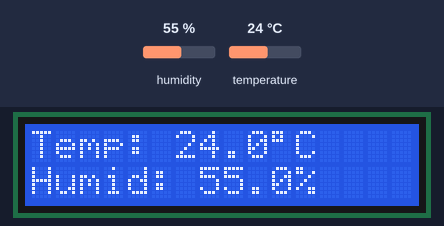
The sketch below on a simulated ESP32. Shown: 16×2 character LCD. The test bench sets the inputs (shaded band); at power-on: humidity 55 %, temperature 24 °C. What the sketch prints to the serial monitor is not drawn.

Above: at 4.2 s.
4.3 s: humidity set to 22 %
At 6.7 s:
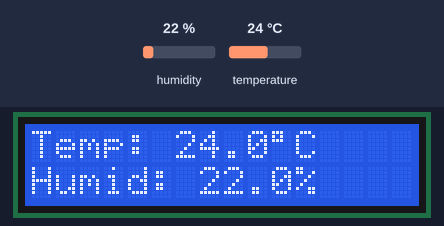
7.3 s: temperature set to 12 °C
At 8.7 s:
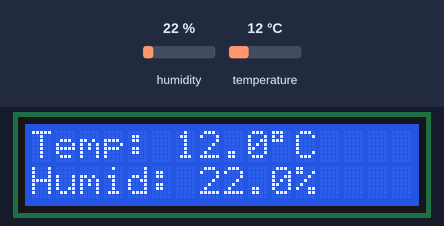
10.3 s: humidity set to 40 %
At 12.7 s:
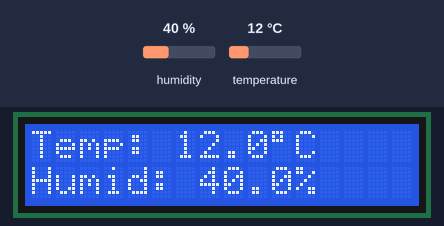
13.3 s: temperature set to 19 °C
At 14.7 s:
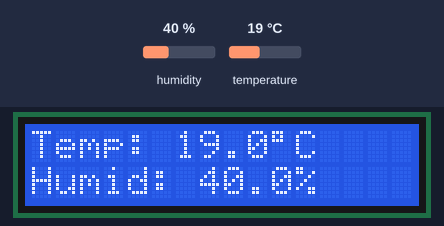
Timing chart, 0 to 16.3 s (numbered marks = the images above; inputs shaded):
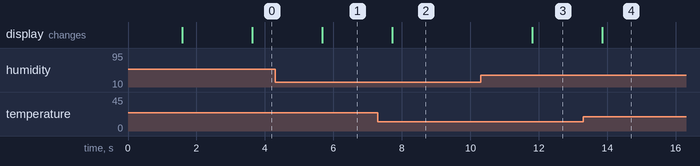

Measured:
- after the input at 4.3 s, the display: changes after 1.4 s (image 1)
- after the input at 7.3 s, the display: changes after 0.42 s (image 2)
- after the input at 10.3 s, the display: changes after 1.5 s (image 3)
- after the input at 13.3 s, the display: changes after 0.56 s (image 4)

The sketch:

024-01_DHT11_LCD.ino
```cpp
/**********************************************************************
* Filename    : 024-01_DHT11_LCD
* Description : Using DHT11 component to read the value of
* Humidity and Temperature and display them on LCD screen.
* Auther      : Alternatives Solutions
* Modification: 2026/03/24
**********************************************************************/

#include <LiquidCrystal_I2C.h>
#include <Wire.h>
#include "DHTesp.h"

// --- Configuration ---
const int SDA_PIN = 15;
const int SCL_PIN = 13;
const int DHT_PIN = 23;

const int DELAY_TIME = 2000;
//
DHTesp dht;
LiquidCrystal_I2C* lcdPtr = nullptr;


void setup() {
  Serial.begin(115200);

  setupLCD();
  setupDHT();

  Serial.println("System Ready.");
}

void loop() {
  // DHT11 needs at least 2 seconds between reads
  delay(DELAY_TIME);

  //read data
  captureData();
}

// --- Logic Functions ---

void captureData() {
  if (dht.getStatus() == DHTesp::ERROR_NONE) {
    handleSuccess();
  } else {
    handleFailure();
  }
}

void handleSuccess() {
  float humidity = dht.getHumidity();
  float temperature = dht.getTemperature();

  updateLCD(humidity, temperature);
  // Keep your Serial log for debugging
  //Serial.printf("Temp: %.1fC | Hum: %.1f%%\n", temperature, humidity);
  logData(dht.getStatusString(), humidity, temperature);
}

void handleFailure() {
  if (nullptr == lcdPtr) return;

  lcdPtr->setCursor(0, 1);
  lcdPtr->print("Sensor Error!   ");
  logData(dht.getStatusString());
}

void updateLCD(float hum, float temp) {
  if (lcdPtr == nullptr) return;

  // Line 1: Temperature
  lcdPtr->setCursor(0, 0);
  lcdPtr->print("Temp: ");
  lcdPtr->print(temp, 1); // 1 decimal place
  lcdPtr->write(223);     // Character code for degree symbol
  lcdPtr->print("C      ");

  // Line 2: Humidity
  lcdPtr->setCursor(0, 1);
  lcdPtr->print("Humid: ");
  lcdPtr->print(hum, 1);
  lcdPtr->print("%       ");
}

void logData(const char* statusStr) {
  Serial.print("Status: ");
  Serial.println(statusStr); // Very helpful for debugging!
}

void logData(const char* statusStr, const float hum, const float temp) {
  Serial.print("Status: ");
  Serial.print(statusStr);
  Serial.print(" | Humidity: ");
  Serial.print(hum);
  Serial.print("% | Temperature: ");
  Serial.print(temp);
  Serial.println("°C");
}

// --- Hardware Helpers ---
void setupLCD() {
  Wire.begin(SDA_PIN, SCL_PIN);
  lcdPtr = new LiquidCrystal_I2C(0x27, 16, 2);
  lcdPtr->init();
  lcdPtr->backlight();
  lcdPtr->clear();
  lcdPtr->setCursor(0, 0);
  lcdPtr->print("System Booting...");
  delay(1500);
  lcdPtr->clear();
}

void setupDHT() {
  dht.setup(DHT_PIN, DHTesp::DHT11);
  Serial.print("System Ready and waiting for DHT message on PIN: ");
  Serial.println(DHT_PIN);
}
```
